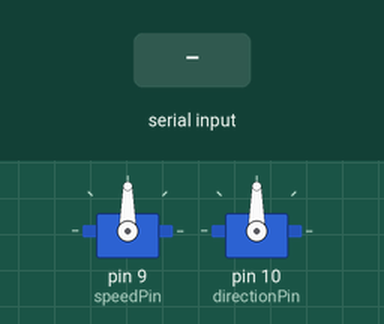
This program was run on a simulated Arduino Nano, built with avr-gcc and run on an emulated ATmega328P. Parts: 2 × servo. Inputs (shaded band) come from the test bench.

Above: at 1.2 s.
1.3 s: "1" received over the second serial link
At 1.6 s:
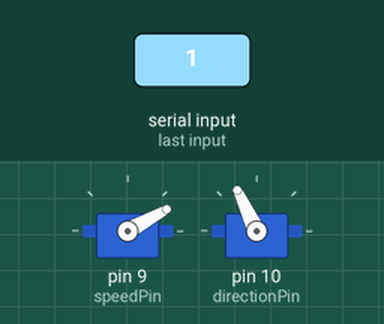
2.8 s: "0" received over the second serial link
At 4.0 s:
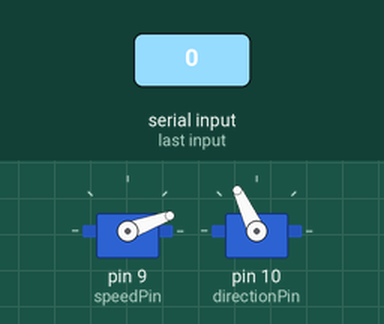
Timing chart, 0 to 5.8 s (numbered marks = the images above; inputs shaded):
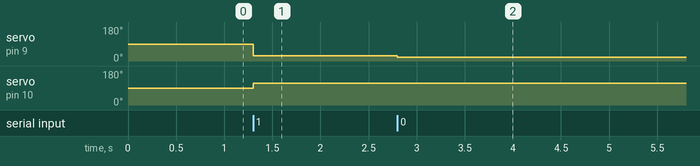

The program:

main.cpp
```cpp
#include <Arduino.h>
#include <SoftwareSerial.h>
#include <Servo.h>

Servo speedServo;
Servo directionServo;

SoftwareSerial BTSerial (2,3);

int speedPin = 9;
int directionPin = 10;

void setup() {
  Serial.begin(9600);
  BTSerial.begin(9600);

  speedServo.attach(speedPin);
  directionServo.attach(directionPin);
}

void loop() {

  if(BTSerial.available()) {

    char value = BTSerial.read();

    char speed = 0b00001111 & value;
    char direction = (0b11110000 & value) >> 4;

    unsigned char mappedDirection = map(direction, 0, 15, 135, 35);
    unsigned char mappedSpeed = map(speed, 0, 15, 20, 160);

    speedServo.write(mappedSpeed);
    directionServo.write(mappedDirection);
    delay(15);
  }
}
```

Measured:
- after the input at 1.3 s, servo on pin 9 (speedPin): 90° → 29° at once; servo on pin 10 (directionPin): 90° → 115° at once
- after the input at 2.8 s, servo on pin 9 (speedPin): 29° → 20° at once
